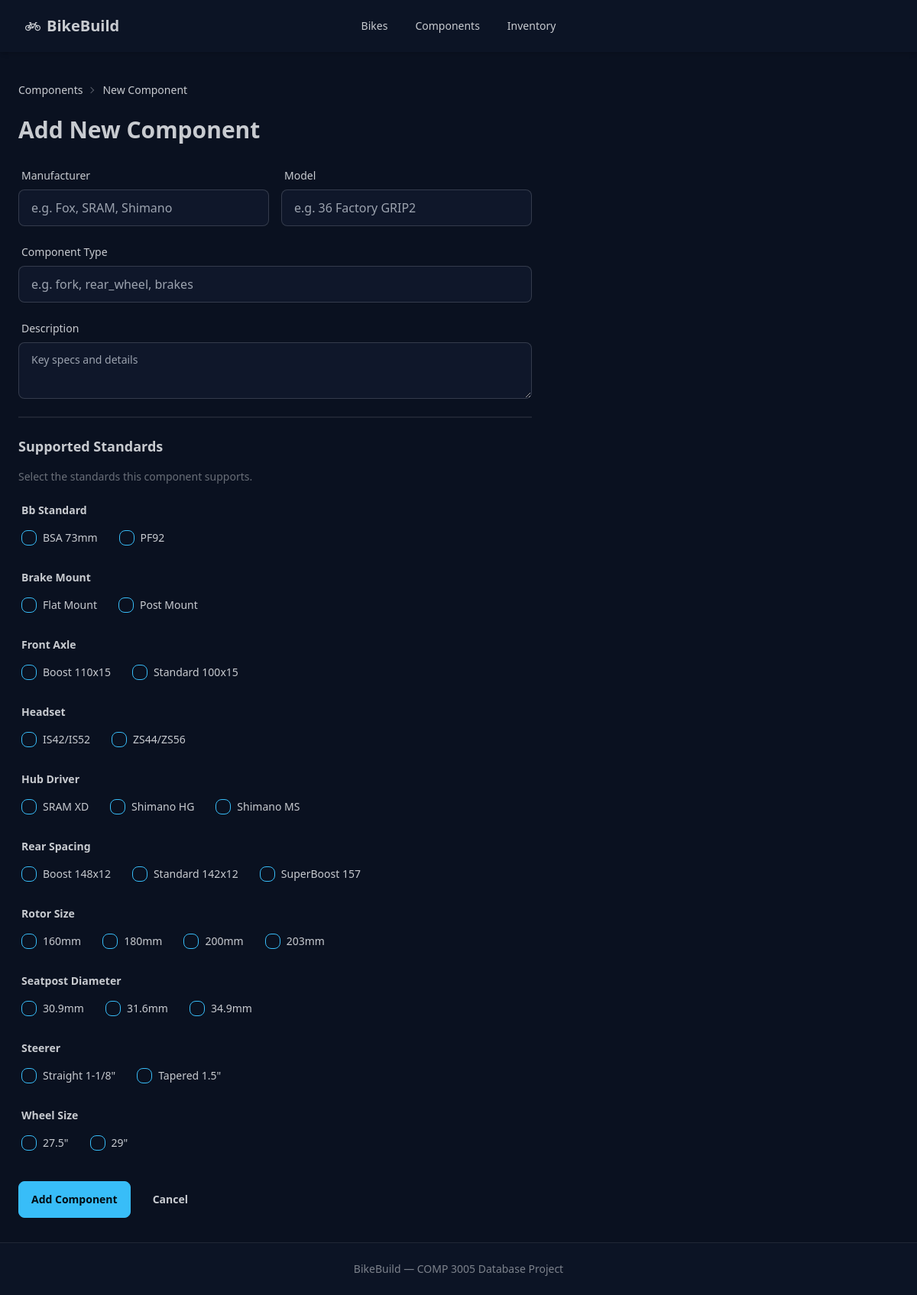
The app's page /components/new with its own data.
### tables this page shows
CREATE TABLE standards (
    id INTEGER PRIMARY KEY AUTOINCREMENT,
    category TEXT NOT NULL,
    value TEXT NOT NULL,
    description TEXT,
    UNIQUE(category, value)
);

### app.py (the view, shortened to what this page needs)
@app.route('/components/new', methods=['GET', 'POST'])
def component_new():
    standards = query_db("SELECT * FROM standards ORDER BY category, value")
    categories = sorted(set(s['category'] for s in standards))
    types = query_db("SELECT DISTINCT component_type FROM components ORDER BY component_type")
    return render_template('component_form.html', comp=None, standards=standards,
                           categories=categories, types=types)

### app.py (called while the page is built)
def get_db():
    if 'db' not in g:
        g.db = sqlite3.connect(DATABASE)
        g.db.row_factory = sqlite3.Row
        g.db.execute("PRAGMA foreign_keys = ON")
    return g.db

def query_db(query, args=(), one=False):
    cur = get_db().execute(query, args)
    rv = cur.fetchall()
    cur.close()
    return (rv[0] if rv else None) if one else rv

### templates/component_form.html (shortened to what this page needs)
{% extends "base.html" %}
{% block content %}
<div class="text-sm breadcrumbs mb-4">
    <ul>
        <li><a href="{{ url_for('components_list') }}">Components</a></li>
        <li>{{ 'Edit' if comp else 'New Component' }}</li>
    </ul>
</div>
<h1 class="text-3xl font-bold mb-6">{{ 'Edit Component' if comp else 'Add New Component' }}</h1>
<form method="POST" class="max-w-2xl space-y-4">
    <div class="grid grid-cols-1 md:grid-cols-2 gap-4">
        <div class="form-control w-full">
            <label class="label"><span class="label-text">Manufacturer</span></label>
            <input type="text" name="manufacturer" class="input input-bordered w-full" required value="{{ comp.manufacturer if comp else '' }}" placeholder="e.g. Fox, SRAM, Shimano">
        </div>
        <div class="form-control w-full">
            <label class="label"><span class="label-text">Model</span></label>
            <input type="text" name="model" class="input input-bordered w-full" required value="{{ comp.model if comp else '' }}" placeholder="e.g. 36 Factory GRIP2">
        </div>
    </div>
    <div class="form-control w-full">
        <label class="label"><span class="label-text">Component Type</span></label>
        <input type="text" name="component_type" class="input input-bordered w-full" required
               value="{{ comp.component_type if comp else '' }}"
               list="type_suggestions" placeholder="e.g. fork, rear_wheel, brakes">
    </div>
    <div class="form-control w-full">
        <label class="label"><span class="label-text">Description</span></label>
        <textarea name="description" class="textarea textarea-bordered w-full" rows="2" placeholder="Key specs and details">{{ comp.description if comp and comp.description else '' }}</textarea>
    </div>
    <div class="divider"></div>
    <h3 class="text-lg font-semibold">Supported Standards</h3>
    <p class="text-base-content/50 text-sm">Select the standards this component supports.</p>
    {% for cat in categories %}
    <div class="mb-2">
        <label class="label"><span class="label-text font-semibold capitalize">{{ cat.replace('_', ' ') }}</span></label>
        <div class="flex flex-wrap gap-x-5 gap-y-2">
            {% for s in standards if s.category == cat %}
            <label class="label cursor-pointer gap-2 justify-start">
                <input type="checkbox" name="standards" value="{{ s.id }}" class="checkbox checkbox-sm checkbox-primary"
                       {{ 'checked' if current_std_ids is defined and s.id in current_std_ids }}>
                <span class="label-text">{{ s.value }}</span>
            </label>
            {% endfor %}
        </div>
    </div>
    {% endfor %}
    <div class="flex gap-3 pt-4">
        <button type="submit" class="btn btn-primary">{{ 'Save Changes' if comp else 'Add Component' }}</button>
        <a href="{{ url_for('components_list') }}" class="btn btn-ghost">Cancel</a>
    </div>
</form>
{% endblock %}

### records on screen
standards: replace "Bb Standard", value "BSA 73mm"
standards: value "PF92"
standards: replace "Brake Mount", value "Flat Mount"
standards: value "Post Mount"
standards: replace "Front Axle", value "Boost 110x15"
standards: value "Standard 100x15"
standards: replace "Headset", value "IS42/IS52"
standards: value "ZS44/ZS56"
standards: replace "Hub Driver", value "SRAM XD"
standards: value "Shimano HG"
standards: value "Shimano MS"
standards: replace "Rear Spacing", value "Boost 148x12"
standards: value "Standard 142x12"
standards: value "SuperBoost 157"
standards: replace "Rotor Size", value "160mm"
standards: value "180mm"
standards: value "200mm"
standards: value "203mm"
standards: replace "Seatpost Diameter", value "30.9mm"
standards: value "31.6mm"
standards: value "34.9mm"
standards: replace "Steerer", value "Straight 1-1/8\""
standards: value "Tapered 1.5\""
standards: replace "Wheel Size", value "27.5\""
standards: value "29\""

### other values on screen
{{ 'Edit' if comp else 'New Component' }} "New Component"
{{ 'Edit Component' if comp else 'Add New Component' }} "Add New Component"
{{ 'Save Changes' if comp else 'Add Component' }} "Add Component"
